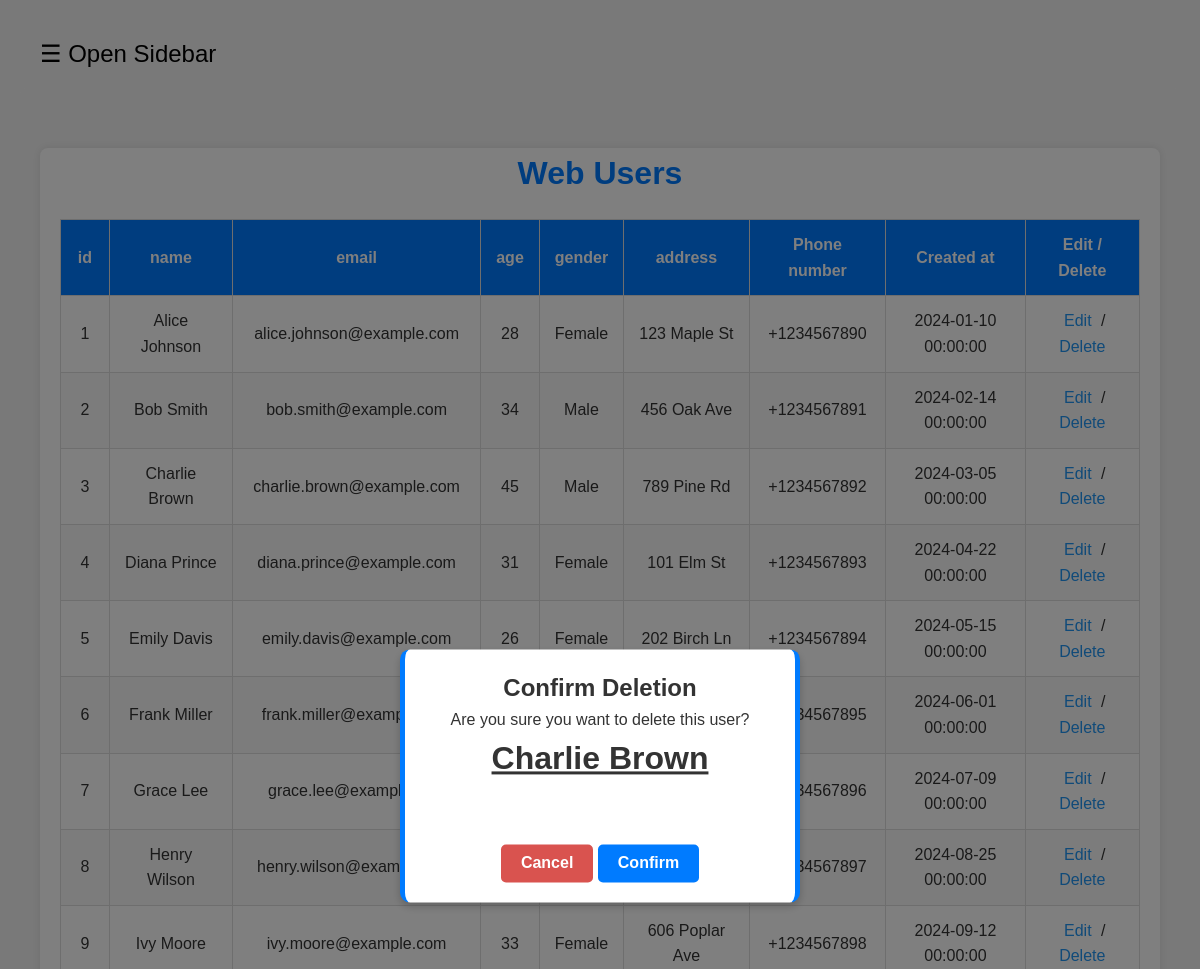
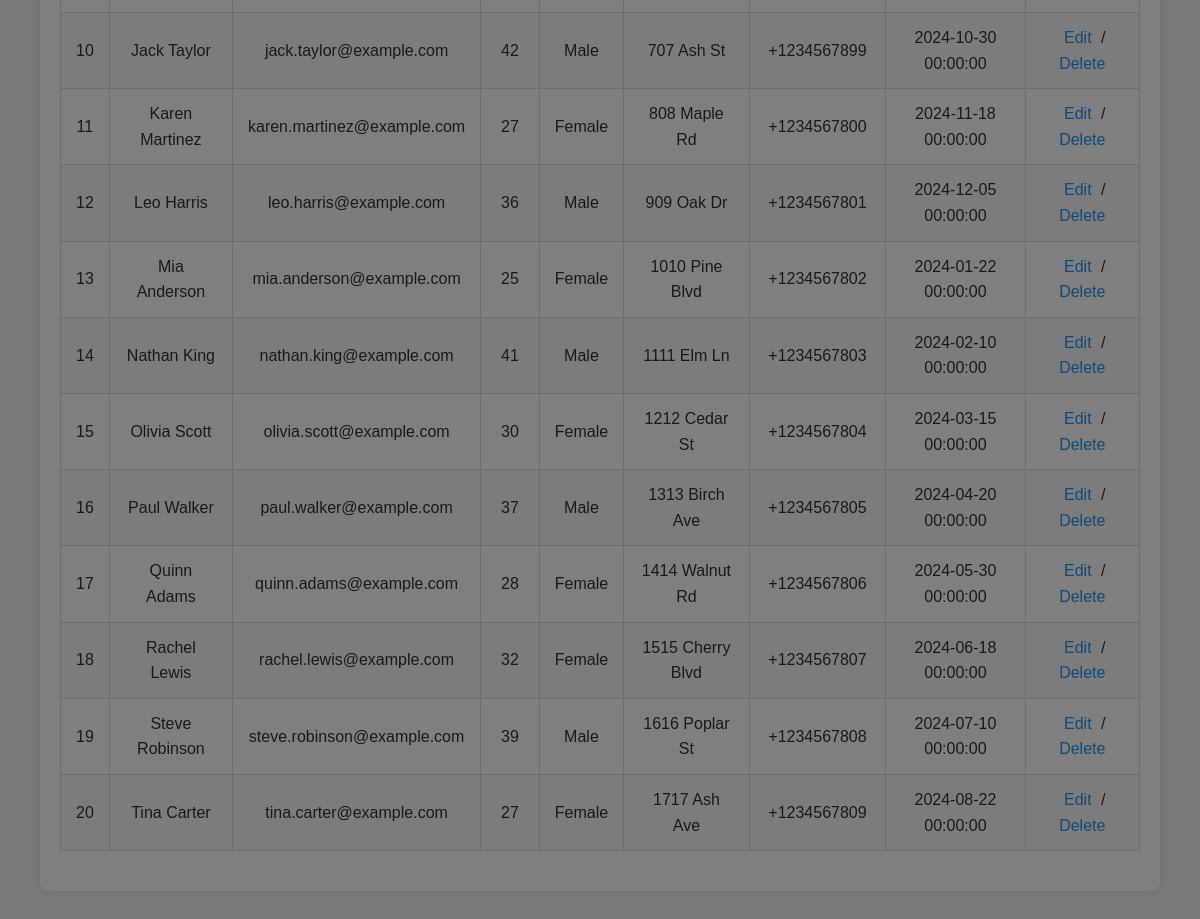
/admin/views/patient.php?id=3, run on the app's committed database (2 pictures, top to bottom).
### tables this page shows
CREATE TABLE IF NOT EXISTS patient (
    id INT AUTO_INCREMENT PRIMARY KEY,
    name VARCHAR(100) NOT NULL,
    email VARCHAR(100) UNIQUE NOT NULL,
    password VARCHAR(255) NOT NULL,
    age INT,
    gender ENUM('Male', 'Female', 'Other'),
    address VARCHAR(255),
    phone_number VARCHAR(15),
    created_at TIMESTAMP DEFAULT CURRENT_TIMESTAMP
);

### admin/config/dbConnection.php (called while the page is built, shortened)
<?php
class dbConnection
{
    private static $instance;
    private $connection;
    public function __construct()
    {
        $this->host = DB_HOST;
        $this->username = DB_USERNAME;
        $this->password = DB_PASSWORD;
        $this->database = DB_NAME;
        try {
            $this->connection = new mysqli($this->host, $this->username, $this->password, $this->database);
        } catch (Exception $e) {
            die("Error: " . $e->getMessage());
        }
    }
    public static function getInstance()
    {
        if (!self::$instance) {
            self::$instance = new dbConnection();
        }
        return self::$instance;
    }
    public function getConnection()
    {
        return $this->connection;
    }
}

### admin/models/userModel.php (called while the page is built, shortened)
<?php
require_once __DIR__ . '/../config/Database.php';
class userModel
{
    private $conn;
    function __construct()
    {
        $this->db = new Database;
        $this->conn = $this->db->getConnection();
    }
    function readAll($val)
    {
        $query = "SELECT * FROM `$val` WHERE 1";
        $getUser = mysqli_query($this->conn, $query);
        if ($getUser !== false) {
            return $getUser;
        } else {
            return false;
        }
        exit;
    }
    function readOne($tableName, $userId)
    {
        $query = "SELECT * FROM `$tableName` WHERE `id`='$userId'";
        $getUser = mysqli_query($this->conn, $query);
        if ($getUser !== false) {
            return $getUser;
        } else {
            return false;
        }
        exit;
    }
}

### admin/config/Database.php (called while the page is built, shortened)
<?php
require_once 'dbConnection.php';
class Database
{
    private $connection;
    public function __construct()
    {
        $this->connection = dbConnection::getInstance()->getConnection();
    }
    public function getConnection()
    {
        return $this->connection;
    }
}

### admin/controllers/userController.php (called while the page is built, shortened)
<?php
require_once __DIR__ . '/../models/userModel.php';
class userController
{
    public function readAll($val)
    {
        $UserCon = new userModel;
        $user = $UserCon->readAll($val);
        if ($user != false) {
            return $user;
        } else {
            return false;
        }
    }
    function readOne($tableName, $userId)
    {
        $UserCon = new userModel;
        $user = $UserCon->readOne($tableName, $userId);
        if ($user != false) {
            return $user;
        } else {
            return false;
        }
    }
}

### admin/views/patient.php (the view, shortened to what this page needs)
<?php
require_once "../controllers/userController.php";
?>
<!DOCTYPE html>
<html lang="en">
<head>
    <link rel="stylesheet" href="../public/css/style.css">
</head>
<body>
    <?php include_once "./partial/sidebarHead.php"; ?>
    <div id="customAlertOverlay" class="custom-overlay">
        <?php
        if ($_SERVER['REQUEST_METHOD'] === 'GET') {
            if (isset($_GET['id'])) {
                $id = $_GET['id'];
                $userReadCont = new userController;
                $getResult = $userReadCont->readOne("patient", "$id");
                $userName = "";
                if ($id !== "") {
                    while ($row = $getResult->fetch_assoc()) {
                        $userName =  $row['name'];
                    }
                }
            }
        }
        ?>
        <div id="deleteConfirmBox" class="custom-alert-box">
            <h2>Confirm Deletion</h2>
            <p>Are you sure you want to delete this user?</p>
            <form action="./delete/delete.php" method="POST">
                <h1 style="text-decoration:underline;"><?php echo !empty($userName) ? $userName : ''; ?></h1>
                <button type="button" class="btn cancelBtn" onclick="cancelFormSubmission(event)">Cancel</button>
                <input type="submit" value="Confirm" class="btn confirmBtn">
            </form>
        </div>
    </div>
    <div class="main">
        <h1 id="hover">Web Users</h1>
        <table>
            <thead>
                <tr>
                    <th>id</th>
                    <th>name</th>
                    <th>email</th>
                    <th>age</th>
                    <th>gender</th>
                    <th>address</th>
                    <th>Phone number</th>
                    <th>Created at</th>
                    <th>Edit / Delete</th>
                </tr>
            </thead>
            <tbody>
                <?php
                $users = new UserController;
                $getUsers = $users->readAll("patient");
                if ($getUsers !== false) {
                    while ($row = $getUsers->fetch_assoc()) {
                        echo '<tr>
                        <td>' . $row['id'] . '</td>
                        <td>' . $row['name'] . '</td>
                        <td>' . $row['email'] . '</td>
                        <td>' . $row['age'] . '</td>
                        <td>' . $row['gender'] . '</td>
                        <td>' . $row['address'] . '</td>
                        <td>' . $row['phone_number'] . '</td>
                        <td>' . $row['created_at'] . '</td>
                        <td>
                            <a href="./edit/edit.php?id=' . $row['id'] . '" id="edit">Edit</a>
                            /
                            <a href="./patient.php?id=' . $row['id'] . '" id="delete" >Delete</a>
                        </td>
                        </tr>';
                    }
                } else {
                    echo '<tr>
                <td colspan="10"> User not found </td>
                </tr>';
                }
                ?>
            </tbody>
        </table>
    </div>
    <?php include_once "./partial/sidebarFoot.php"; ?>
</body>
</html>

### admin/public/css/style.css (style rules this page uses)
* { margin: 0; padding: 0; box-sizing: border-box; font-family: 'Arial', sans-serif; }
body { background-color: #f4f4f4; color: #333; font-size: 16px; line-height: 1.6; }
.main { width: 100%; margin: 40px auto; padding: 20px; background: #fff; box-shadow: 0 0 10px rgba(0, 0, 0, 0.1); border-radius: 8px; }
.main h1 { margin-bottom: 20px; text-align: center; color: #007bff; font-size: 2em; }
table { width: 100%; border-collapse: collapse; margin-bottom: 20px; }
table, th, td { border: 1px solid #ddd; }
thead { background: #007bff; color: white; }
th, td { padding: 12px 15px; text-align: center; }
tbody tr:nth-child(even) { background: #f9f9f9; }
a#edit, a#delete { text-decoration: none; color: #2196F3; margin: 0 5px; }
.btn { display: inline-block; padding: 10px 20px; color: #fff; background-color: #007bff; border: none; font-size: 16px; text-decoration: none; transition: 0.3s; margin-top: 20px; border-radius: 5px; font-weight: 700; text-align: center; }
.custom-overlay { display: none; position: fixed; top: 0; left: 0; width: 100%; height: 100%; background: rgba(0, 0, 0, 0.5); justify-content: center; align-items: center; z-index: 9999; transition: all 0.5s; }
.custom-alert-box { position: absolute; top: -120%; left: 50%; transform: translate(-50%, -50%); background: #fff; border-radius: 10px; width: 80%; max-width: 400px; padding: 20px; box-shadow: 0 4px 8px rgba(0, 0, 0, 0.2); text-align: center; transition: all 0.5s; }
.custom-alert-box p { color: #333; margin-bottom: 20px; }
#deleteConfirmBox { border-left: 5px solid #007bff; border-right: 5px solid #007bff; }
.cancelBtn { background-color: #d9534f; }
h1 { margin-top: -20px; margin-bottom: 40px; color: #333; text-align: center; }

### data on the page
patient: name "Charlie Brown", id "3", email "charlie.brown@example.com", age "45", gender "Male", address "789 Pine Rd", phone_number "+1234567892", created_at "2024-03-05 00:00:00"
patient: id "1", name "Alice Johnson", email "alice.johnson@example.com", age "28", gender "Female", address "123 Maple St", phone_number "+1234567890", created_at "2024-01-10 00:00:00"
patient: id "2", name "Bob Smith", email "bob.smith@example.com", age "34", gender "Male", address "456 Oak Ave", phone_number "+1234567891", created_at "2024-02-14 00:00:00"
patient: id "4", name "Diana Prince", email "diana.prince@example.com", age "31", gender "Female", address "101 Elm St", phone_number "+1234567893", created_at "2024-04-22 00:00:00"
patient: id "5", name "Emily Davis", email "emily.davis@example.com", age "26", gender "Female", address "202 Birch Ln", phone_number "+1234567894", created_at "2024-05-15 00:00:00"
patient: id "6", name "Frank Miller", email "frank.miller@example.com", phone_number "+1234567895", created_at "2024-06-01 00:00:00"
patient: id "7", name "Grace Lee", email "grace.lee@example.com", phone_number "+1234567896", created_at "2024-07-09 00:00:00"
patient: id "8", name "Henry Wilson", email "henry.wilson@example.com", phone_number "+1234567897", created_at "2024-08-25 00:00:00"
patient: id "9", name "Ivy Moore", email "ivy.moore@example.com", age "33", gender "Female", address "606 Poplar Ave", phone_number "+1234567898", created_at "2024-09-12 00:00:00"
patient: id "10", name "Jack Taylor", email "jack.taylor@example.com", age "42", gender "Male", address "707 Ash St", phone_number "+1234567899", created_at "2024-10-30 00:00:00"
patient: id "11", name "Karen Martinez", email "karen.martinez@example.com", age "27", gender "Female", address "808 Maple Rd", phone_number "+1234567800", created_at "2024-11-18 00:00:00"
patient: id "12", name "Leo Harris", email "leo.harris@example.com", age "36", gender "Male", address "909 Oak Dr", phone_number "+1234567801", created_at "2024-12-05 00:00:00"
patient: id "13", name "Mia Anderson", email "mia.anderson@example.com", age "25", gender "Female", address "1010 Pine Blvd", phone_number "+1234567802", created_at "2024-01-22 00:00:00"
patient: id "14", name "Nathan King", email "nathan.king@example.com", age "41", gender "Male", address "1111 Elm Ln", phone_number "+1234567803", created_at "2024-02-10 00:00:00"
patient: id "15", name "Olivia Scott", email "olivia.scott@example.com", age "30", gender "Female", address "1212 Cedar St", phone_number "+1234567804", created_at "2024-03-15 00:00:00"
patient: id "16", name "Paul Walker", email "paul.walker@example.com", age "37", gender "Male", address "1313 Birch Ave", phone_number "+1234567805", created_at "2024-04-20 00:00:00"
patient: id "17", name "Quinn Adams", email "quinn.adams@example.com", age "28", gender "Female", address "1414 Walnut Rd", phone_number "+1234567806", created_at "2024-05-30 00:00:00"
patient: id "18", name "Rachel Lewis", email "rachel.lewis@example.com", age "32", gender "Female", address "1515 Cherry Blvd", phone_number "+1234567807", created_at "2024-06-18 00:00:00"
patient: id "19", name "Steve Robinson", email "steve.robinson@example.com", age "39", gender "Male", address "1616 Poplar St", phone_number "+1234567808", created_at "2024-07-10 00:00:00"
patient: id "20", name "Tina Carter", email "tina.carter@example.com", age "27", gender "Female", address "1717 Ash Ave", phone_number "+1234567809", created_at "2024-08-22 00:00:00"
